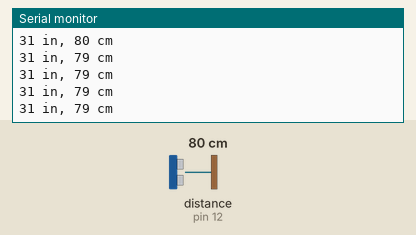
This sketch was run on a simulated Arduino Uno, built with avr-gcc and run on an emulated ATmega328P. Parts: the last lines printed to the serial monitor. Wiring (inferred from the names in the program): ultrasonic range finder: trigger pin 11; echo pin 12. The inputs (shaded band) are chosen by the test bench; at power-on: distance to the obstacle (sensor on pin 12) 80 cm. The echo pulse lasts 58.3 µs per cm.

Above: at 1.2 s.
1.3 s: distance to the obstacle (sensor on pin 12) set to 2 cm
At 1.71 s:
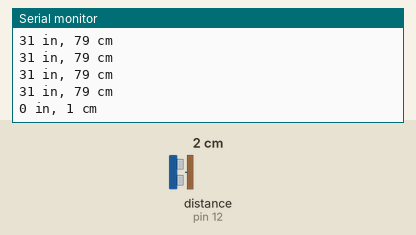
4.3 s: distance to the obstacle (sensor on pin 12) set to 4 cm
At 4.48 s:
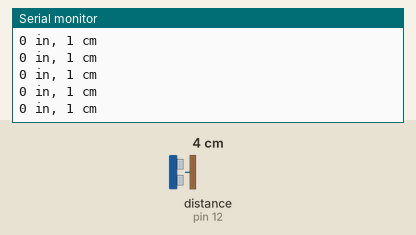
Timing chart, 0 to 7.3 s (numbered marks = the images above; inputs shaded):
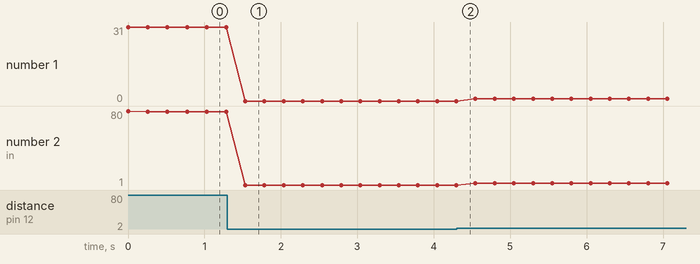

The sketch:

UltraSonic_Example_02.ino
```cpp
/*
 * created by Rui Santos, https://randomnerdtutorials.com
 *
 * Complete Guide for Ultrasonic Sensor HC-SR04
 *
    Ultrasonic sensor Pins:
        VCC: +5VDC
        Trig : Trigger (INPUT) - Pin11
        Echo: Echo (OUTPUT) - Pin 12
        GND: GND

    Sensor Features
        Power Supply :+5V DC
        Quiescent Current : <2mA
        Working Current: 15mA
        Effectual Angle: <15°
        Ranging Distance : 2cm – 400 cm/1″ – 13ft
        Resolution : 0.3 cm
        Measuring Angle: 30 degree
        Trigger Input Pulse width: 10uS
        Dimension: 45mm x 20mm x 15mm

    https://randomnerdtutorials.com/complete-guide-for-ultrasonic-sensor-hc-sr04/

 */

int trigPin = 11;    // Trigger
int echoPin = 12;    // Echo
long duration, cm, inches;
long maxDuration = 0;

void setup() {
  //Serial Port begin
  Serial.begin (9600);
  //Define inputs and outputs
  pinMode(trigPin, OUTPUT);
  pinMode(echoPin, INPUT);
}

void loop() {
  // The sensor is triggered by a HIGH pulse of 10 or more microseconds.
  // Give a short LOW pulse beforehand to ensure a clean HIGH pulse:
  digitalWrite(trigPin, LOW);
  delayMicroseconds(5);
  digitalWrite(trigPin, HIGH);
  delayMicroseconds(10);
  digitalWrite(trigPin, LOW);

  // Read the signal from the sensor: a HIGH pulse whose
  // duration is the time (in microseconds) from the sending
  // of the ping to the reception of its echo off of an object.
  pinMode(echoPin, INPUT);
  duration = pulseIn(echoPin, HIGH);

  // Convert the time into a distance
  cm = (duration/2) / 29.1;     // Divide by 29.1 or multiply by 0.0343
  inches = (duration/2) / 74;   // Divide by 74 or multiply by 0.0135

  Serial.print(inches);
  Serial.print(" in, ");
  Serial.print(cm);
  Serial.print(" cm");
  Serial.println();

  delay(250);
}
```

Measured:
- after the input at 1.3 s, the serial monitor: prints a new line after 0.23 s (image 1)
- plotted number 1: 31 → 0 after the input at 1.3 s
- plotted number 2: 79 → 1 after the input at 1.3 s, 1 → 3 after the input at 4.3 s
